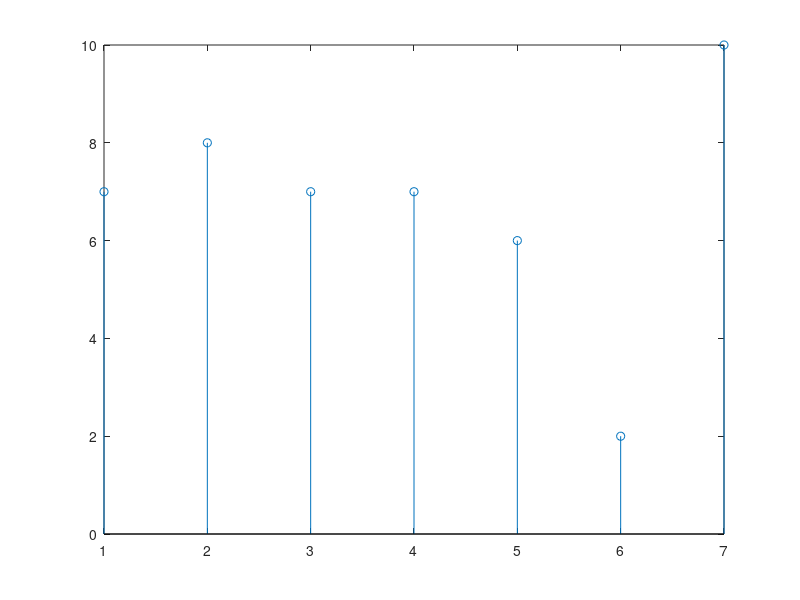
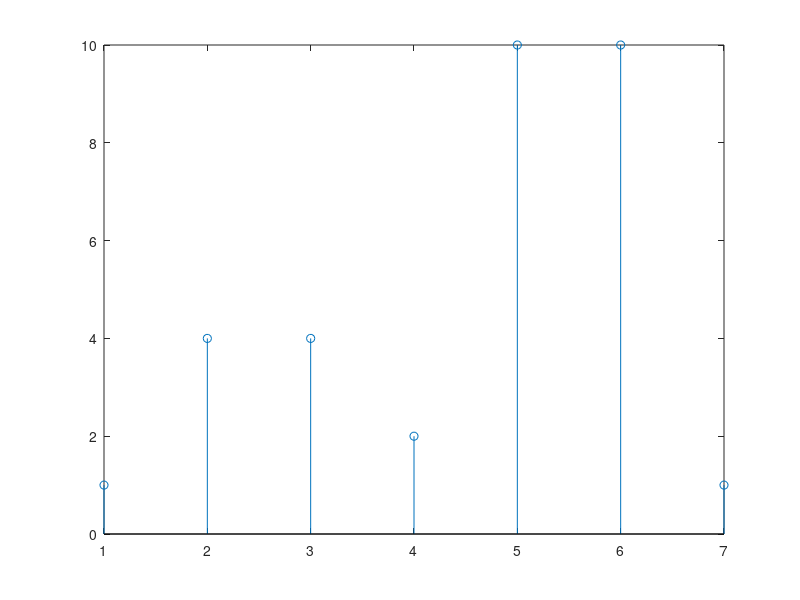
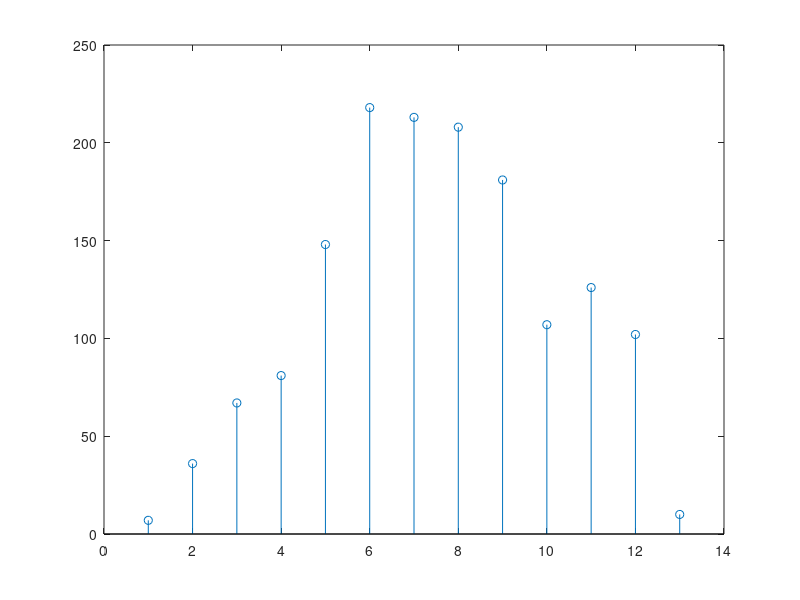

These charts were generated, in order, by the following MATLAB code:
x=random('unid', 10,1,7);
h=random('unid', 10,1,7);
y=conv(x,h);
figure
stem(x);
figure
stem(h);
figure
stem(y);
